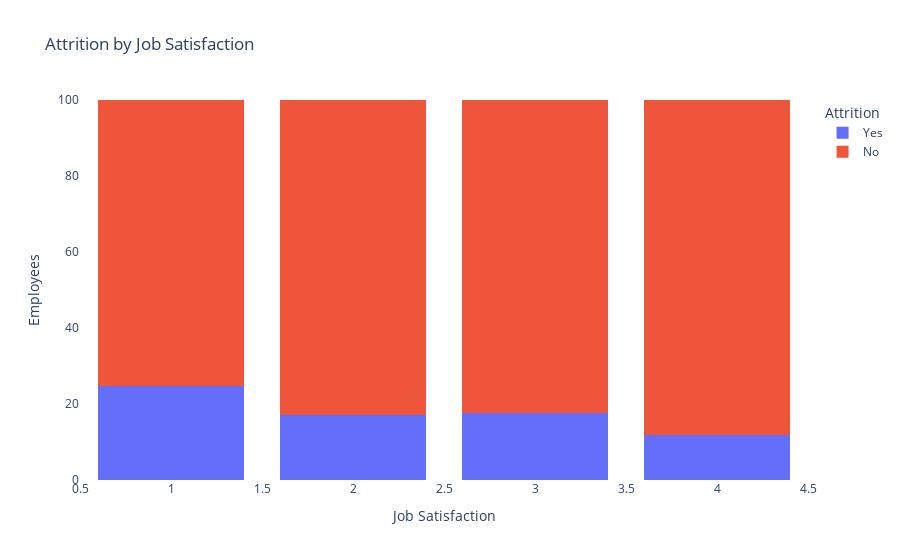

The code cell stored with this chart in its notebook:
### Code cell
fig = px.histogram(newdf,
                  x="JobSatisfaction",
                  color="Attrition",
                  title="Attrition by Job Satisfaction",
                  template="plotly",
                  barmode="stack",
                  barnorm='percent'
)

fig.update_layout(
    xaxis_title="Job Satisfaction",
    yaxis_title="Employees",
    legend_title="Attrition",
    showlegend=True,
    plot_bgcolor="white",
    bargap=0.2
)

fig.show()

### Figure 1 — Plotly figure (JSON) as saved in the notebook; plotly's stock layout.template omitted (floating-point values rounded to 4 significant figures; data arrays with more than 128 entries replaced by an {"elided": "..."} marker saying what was removed)
{"data": [{"alignmentgroup": "True", "bingroup": "x", "hovertemplate": "Attrition=Yes<br>JobSatisfaction=%{x}<br>count (normalized as percent)=%{y}<extra></extra>", "legendgroup": "Yes", "marker": {"color": "#636efa", "pattern": {"shape": ""}}, "name": "Yes", "offsetgroup": "Yes", "orientation": "v", "showlegend": true, "type": "histogram", "x": {"elided": "232 int values"}, "xaxis": "x", "yaxis": "y"}, {"alignmentgroup": "True", "bingroup": "x", "hovertemplate": "Attrition=No<br>JobSatisfaction=%{x}<br>count (normalized as percent)=%{y}<extra></extra>", "legendgroup": "No", "marker": {"color": "#EF553B", "pattern": {"shape": ""}}, "name": "No", "offsetgroup": "No", "orientation": "v", "showlegend": true, "type": "histogram", "x": {"elided": "1124 int values"}, "xaxis": "x", "yaxis": "y"}], "layout": {"bargap": 0.2, "barmode": "stack", "barnorm": "percent", "legend": {"title": {"text": "Attrition"}, "tracegroupgap": 0}, "plot_bgcolor": "white", "showlegend": true, "title": {"text": "Attrition by Job Satisfaction"}, "xaxis": {"anchor": "y", "domain": [0, 1], "title": {"text": "Job Satisfaction"}}, "yaxis": {"anchor": "x", "domain": [0, 1], "title": {"text": "Employees"}}}}
